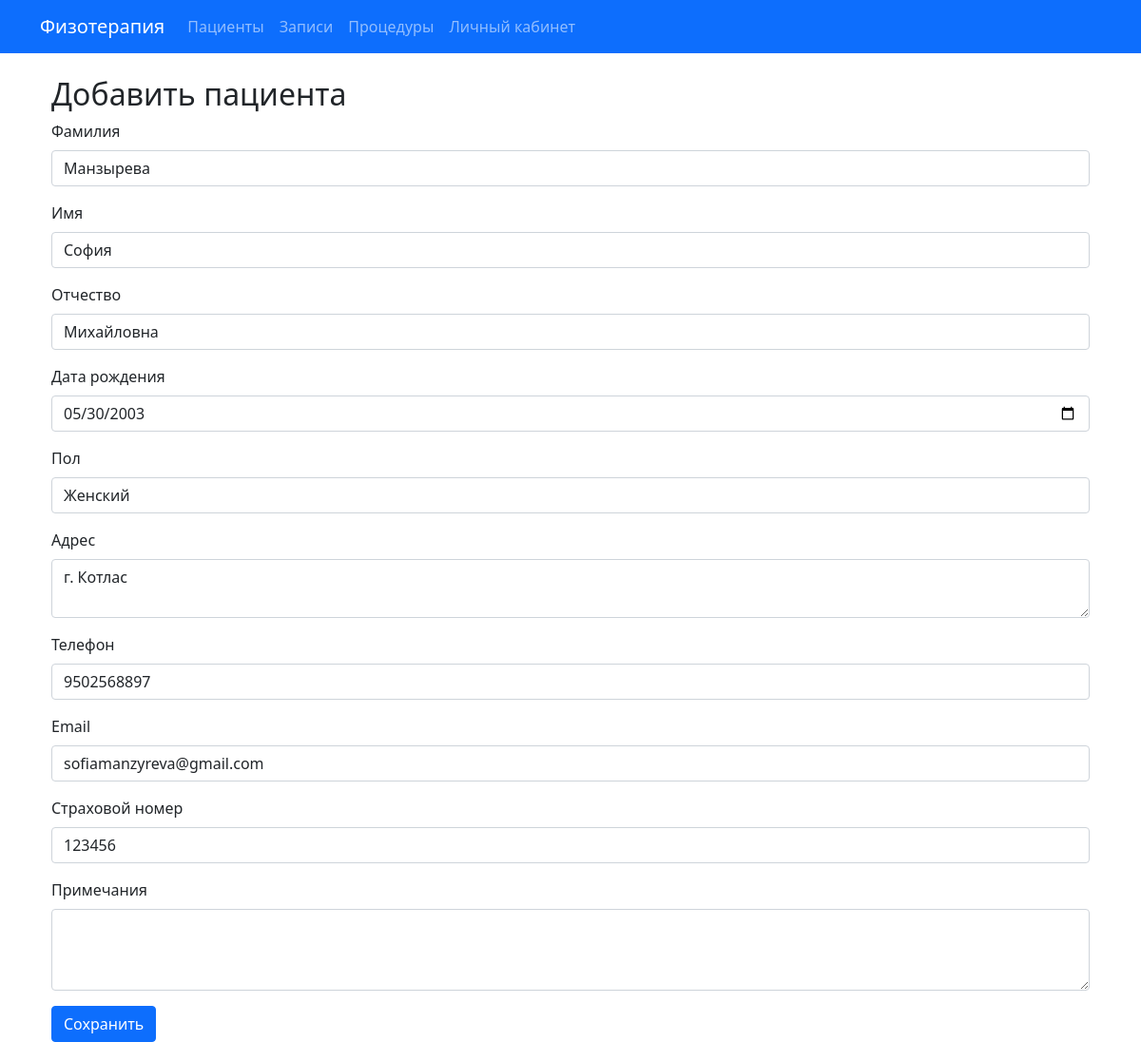
Page /patients/2/edit/ on the committed database.
### info_system/models.py (models this page shows, shortened)
class Patient(models.Model):
    GENDER_CHOICES = [
        ('M', 'Мужской'),
        ('F', 'Женский'),
    ]
    last_name = models.CharField(max_length=100, verbose_name='Фамилия')
    first_name = models.CharField(max_length=100, verbose_name='Имя')
    middle_name = models.CharField(max_length=100, blank=True, verbose_name='Отчество')
    birth_date = models.DateField(verbose_name='Дата рождения')
    gender = models.CharField(max_length=1, choices=GENDER_CHOICES, verbose_name='Пол')
    address = models.TextField(blank=True, verbose_name='Адрес')
    phone = models.CharField(max_length=20, verbose_name='Телефон')
    email = models.EmailField(blank=True, verbose_name='Email')
    insurance_number = models.CharField(max_length=20, blank=True, verbose_name='Страховой номер')
    registration_date = models.DateField(auto_now_add=True, verbose_name='Дата регистрации')
    notes = models.TextField(blank=True, verbose_name='Примечания')
    class Meta:
        verbose_name = 'Пациент'
        verbose_name_plural = 'Пациенты'
        ordering = ['last_name', 'first_name']

### info_system/views.py (the view)
# urls.py: path('patients/<int:pk>/edit/', PatientUpdateView.as_view(), name='patient_update'),
class PatientUpdateView(UpdateView):
    model = Patient
    form_class = PatientForm
    template_name = 'physiotherapy/patient_form.html'
    success_url = reverse_lazy('patient_list')

### info_system/forms.py
class PatientForm(forms.ModelForm):
    class Meta:
        model = Patient
        fields = '__all__'
        widgets = {
            'birth_date': forms.DateInput(attrs={
                'type': 'date', 'class': 'form-control'
            }),
            'registration_date': forms.DateInput(attrs={
                'type': 'date', 'readonly': 'readonly', 'class': 'form-control'
            }),
            'notes': forms.Textarea(attrs={
                'rows': 3, 'class': 'form-control'
            }),
            'address': forms.Textarea(attrs={
                'rows': 2, 'class': 'form-control'
            }),
        }
    def __init__(self, *args, **kwargs):
        super().__init__(*args, **kwargs)
        for field in self.fields.values():
            field.widget.attrs['class'] = field.widget.attrs.get('class', '') + ' form-control'

### info_system/templates/physiotherapy/patient_form.html (shortened to what this page needs)
{% extends 'physiotherapy/base.html' %}
{% block content %}
<div class="container mt-4">
    <h2>{{ title|default:"Добавить пациента" }}</h2>
   <form method="post">
    {% for field in form %}
        <div class="mb-3">
            <label for="{{ field.id_for_label }}" class="form-label">{{ field.label }}</label>
            {{ field }}
        </div>
    {% endfor %}
    <button type="submit" class="btn btn-primary">Сохранить</button>
</form>
</div>
{% endblock %}

### rows in the picture
Patient: form "Манзырева" "София" "Михайловна" "05/30/2003" "Женский" "г. Котлас" "9502568897" "sofiamanzyreva@gmail.com" "123456"

### other values in the picture
{{ title|default:"Добавить пациента" }} "Добавить пациента"
{{ field.label }} "Фамилия" "Имя" "Отчество" "Дата рождения" "Пол" "Адрес" "Телефон" "Email" "Страховой номер" "Примечания"
